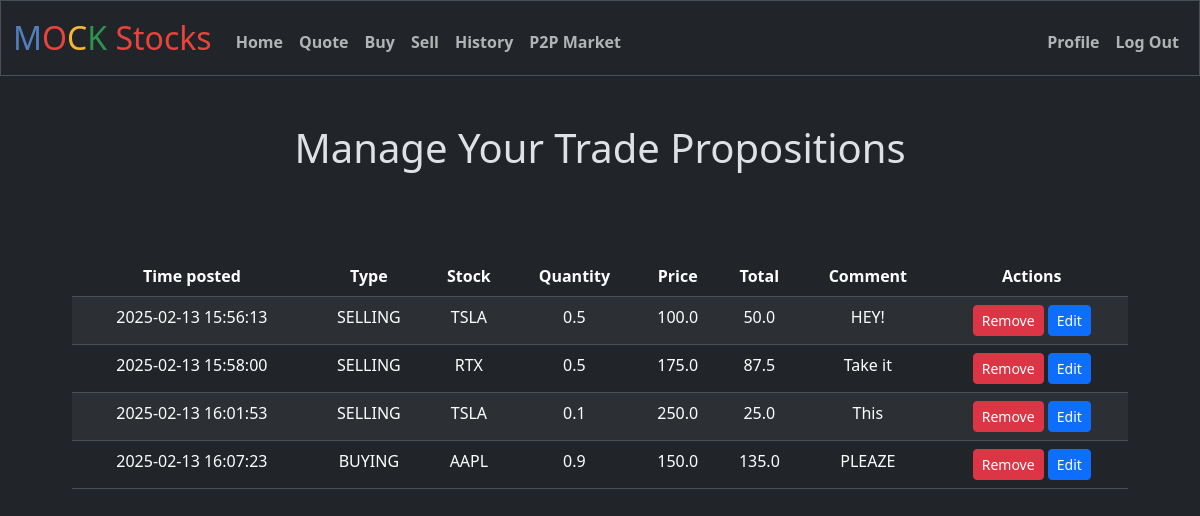
/managep2p (signed in), run on an earlier commit of the app's database.
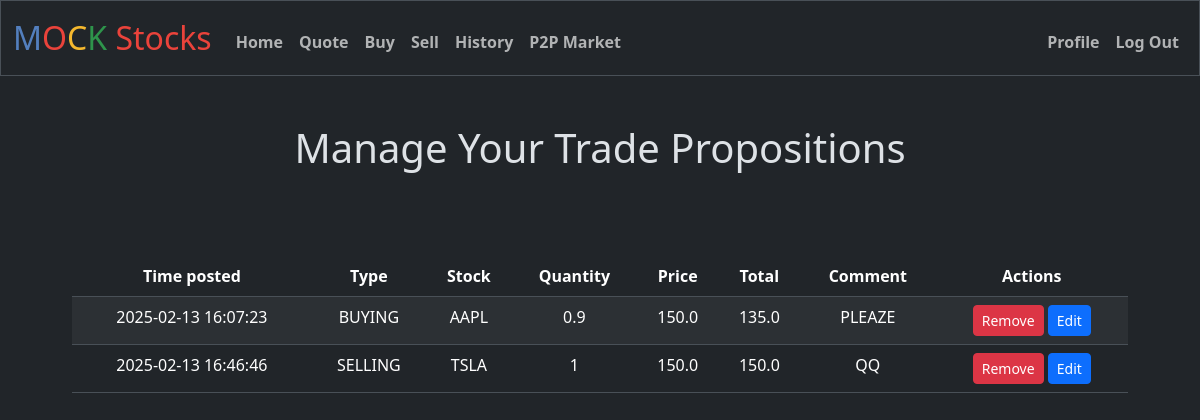
And on a later commit of the database.
### tables this page shows
CREATE TABLE p2p_market (
            p2p_id INTEGER PRIMARY KEY AUTOINCREMENT NOT NULL,
            time_posted DATETIME NOT NULL DEFAULT CURRENT_TIMESTAMP,
            stock_ticker TEXT NOT NULL,
            amount NUMERIC NOT NULL,
            price REAL NOT NULL,
            type TEXT NOT NULL,
            comment TEXT,
            user_id INTEGER NOT NULL,
            FOREIGN KEY (user_id) REFERENCES users(id)
        );

### app.py (the view, shortened to what this page needs)
@app.route("/managep2p", methods=["GET", "POST"])
@limiter.limit("60 per minute", methods=["POST"])
@login_required
def managep2p():
    user_id = session["user_id"]
    p2p_trades = execute_query("SELECT * FROM p2p_market WHERE user_id = ?", (user_id,))
    p2p_trades = [dict(p2p_trade) for p2p_trade in p2p_trades]
    for p2p_trade in p2p_trades:
        p2p_trade["time_posted"] = datetime.datetime.strptime(p2p_trade["time_posted"], "%Y-%m-%d %H:%M:%S.%f")
    return render_template("managep2p.html", p2p_trades=p2p_trades)

### app.py (called while the page is built)
@app.teardown_appcontext
def teardown_db(exception):
    close_db(exception)

@app.before_request
def manage_session():
    session.permanent = True
    if "device_id" not in session:
        session["device_id"] = request.cookies.get("device_id", str(uuid.uuid4()))
    if "user_id" in session:
        session.modified = True
    elif request.endpoint not in ["login", "register", "static"]:
        return redirect("/login")

@app.after_request
def after_request(response):
    response.headers["Cache-Control"] = "no-cache, no-store, must-revalidate"
    response.headers["Expires"] = 0
    response.headers["Pragma"] = "no-cache"
    return response

### database.py (called while the page is built)
def get_db_connection():
    if "db" not in g:
        g.db = sqlite3.connect(DATABASE)
        g.db.row_factory = sqlite3.Row  # Makes rows return as dictionaries
    return g.db

def execute_query(query, params=(), fetchone=False):
    db = get_db_connection()
    try:
        cursor = db.execute(query, params)
        if query.strip().upper().startswith(("INSERT", "UPDATE", "DELETE")):
            db.commit()
        if fetchone:
            result = cursor.fetchone()
            return [result] if result else []  # Wrap in a list if not None
        else:
            return cursor.fetchall()  # Already a list
    except sqlite3.Error as e:
        print(f"Database error: {e}")
        return []  # Return an empty list on error
    finally:
        cursor.close()  # Always close the cursor

### helpers.py (called while the page is built)
def login_required(f):
    @wraps(f)
    def decorated_function(*args, **kwargs):
        if session.get("user_id") is None:
            return redirect("/login")
        return f(*args, **kwargs)
    return decorated_function

### templates/managep2p.html (shortened to what this page needs)
{% extends "layout.html" %}
{% block main %}
    <h1 style="padding-bottom: 30px;">Manage Your Trade Propositions</h1>
    <div class="container" style="padding:30px">
        <table class="table table-striped mt-3">
            <thead>
                <tr>
                    <th>Time posted</th>
                    <th>Type</th>
                    <th>Stock</th>
                    <th>Quantity</th>
                    <th>Price</th>
                    <th>Total</th>
                    <th>Comment</th>
                    <th>Actions</th>
                </tr>
            </thead>
            <tbody>
                {% for trade in p2p_trades %}
                <tr>
                    <td>{{ trade.time_posted.strftime('%Y-%m-%d %H:%M:%S') }}</td>
                    <td>{{ trade.type }}</td>
                    <td>{{ trade.stock_ticker }}</td>
                    <td>{{ trade.amount }}</td>
                    <td>{{ trade.price }}</td>
                    <td>{{ trade.amount * trade.price }}</td>
                    <td>{{ trade.comment }}</td>
                    <td>
                        <button class="btn btn-danger btn-sm"
                            onclick="removeTrade('{{ trade.p2p_id }}', '{{ trade.stock_ticker }}', '{{ trade.amount }}', '{{ trade.price }}')">
                            Remove
                        </button>
                        <button class="btn btn-primary btn-sm"
                            onclick="editTrade('{{ trade.p2p_id }}', '{{ trade.stock_ticker }}', '{{ trade.amount }}', '{{ trade.price }}', '{{ trade.comment }}')">
                            Edit
                        </button>
                    </td>
                </tr>
                {% endfor %}
            </tbody>
        </table>
    </div>
{% endblock %}

### templates/layout.html (shortened to what this page needs)
<!DOCTYPE html>
<html lang="en" data-bs-theme="dark">
    <head>
        <link href="https://cdn.jsdelivr.net/npm/bootstrap@5.3.3/dist/css/bootstrap.min.css" rel="stylesheet">
        <link href="/static/styles.css" rel="stylesheet">
    </head>
    <body>
        <nav class="bg-dark border navbar navbar-expand-md navbar-light">
            <div class="container-fluid">
                <a class="navbar-brand" href="/"><span class="blue"/>M</span><span class="red">O</span><span class="yellow">C</span><span class="green">K</span> <span class="red">Stocks</span></a>
                <div class="collapse navbar-collapse" id="navbar">
                    {% if session["user_id"] %}
                        <ul class="navbar-nav me-auto mt-2">
                            <li class="nav-item"><a class="nav-link" href="/">Home</a></li>
                            <li class="nav-item"><a class="nav-link" href="/quote">Quote</a></li>
                            <li class="nav-item"><a class="nav-link" href="/buy">Buy</a></li>
                            <li class="nav-item"><a class="nav-link" href="/sell">Sell</a></li>
                            <li class="nav-item"><a class="nav-link" href="/history">History</a></li>
                            <li class="nav-item"><a class="nav-link" href="/p2p">P2P Market</a></li>
                        </ul>
                        <ul class="navbar-nav ms-auto mt-2">
                            <li class="nav-item"><a class="nav-link" href="/profile">Profile</a></li>
                            <li class="nav-item"><a class="nav-link" href="/logout">Log Out</a></li>
                        </ul>
                    {% else %}
                        <ul class="navbar-nav ms-auto mt-2">
                            <li class="nav-item"><a class="nav-link" href="/register">Register</a></li>
                            <li class="nav-item"><a class="nav-link" href="/login">Log In</a></li>
                        </ul>
                    {% endif %}
                </div>
            </div>
        </nav>
        <main class="container py-5 text-center">
            {% block main %}{% endblock %}
        </main>
    </body>
</html>

### static/styles.css (style rules this page uses)
nav .navbar-brand { font-size: xx-large; }
nav .navbar-brand .blue { color: #537fbe; }
nav .navbar-brand .red { color: #ea433b; }
nav .navbar-brand .yellow { color: #f5b82e; }
nav .navbar-brand .green { color: #2e944b; }
.nav-item { font-weight: bold; }

What changed in the data, as far as the page shows it:
removed p2p_market: time_posted "2025-02-13 15:56:13", type "SELLING", stock_ticker "TSLA", amount "0.5", price "100.0", trade.amount*trade.price "50.0", comment "HEY!"
removed p2p_market: time_posted "2025-02-13 15:58:00", type "SELLING", stock_ticker "RTX", amount "0.5", price "175.0", trade.amount*trade.price "87.5", comment "Take it"
removed p2p_market: time_posted "2025-02-13 16:01:53", type "SELLING", stock_ticker "TSLA", amount "0.1", price "250.0", trade.amount*trade.price "25.0", comment "This"
added p2p_market: time_posted "2025-02-13 16:46:46", type "SELLING", stock_ticker "TSLA", amount "1", price "150.0", trade.amount*trade.price "150.0", comment "QQ"
